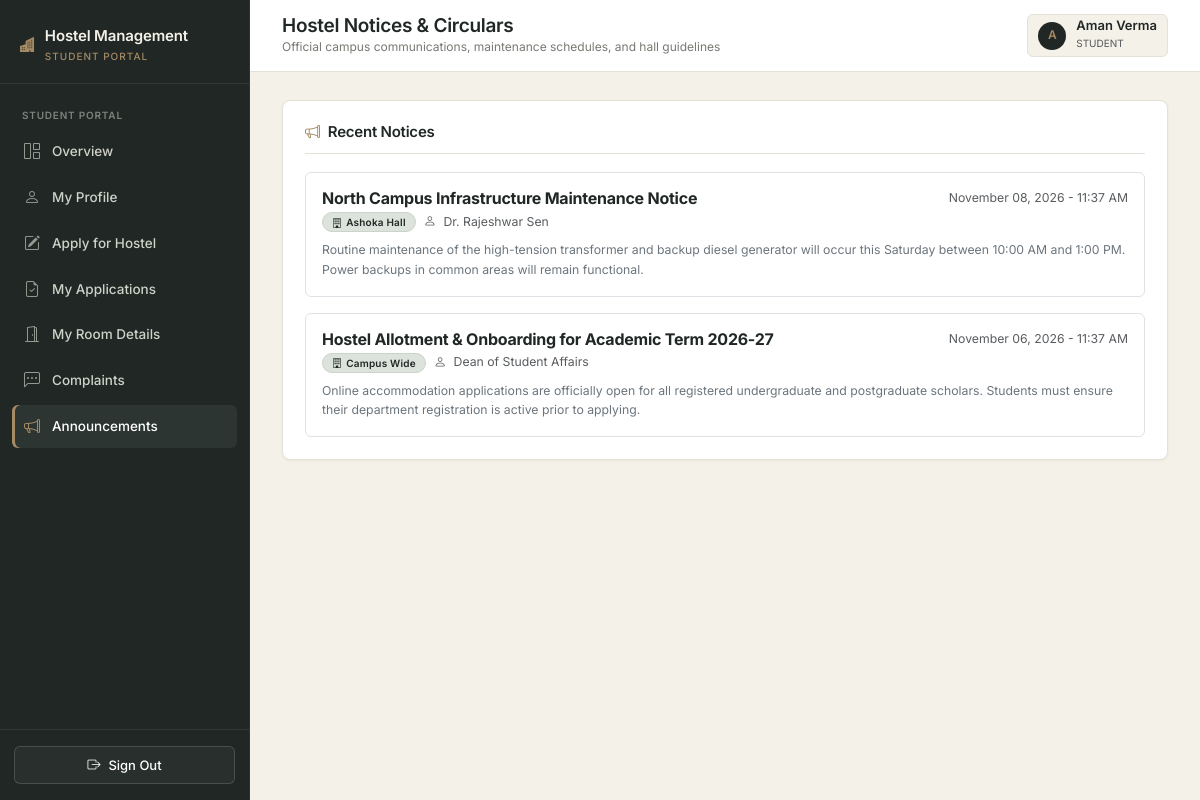
The page /student/announcements (signed in) on the database its author committed.
### hostel_allocation_system/app/models.py (models this page shows, shortened)
class User(UserMixin, db.Model):
    __tablename__ = "users"
    id = db.Column(db.Integer, primary_key=True)
    name = db.Column(db.String(100), nullable=False)
    email = db.Column(db.String(120), unique=True, nullable=False, index=True)
    password_hash = db.Column(db.String(255), nullable=False)
    role = db.Column(db.Enum("student", "warden", "admin", name="user_roles"), nullable=False)
    created_at = db.Column(db.DateTime, default=datetime.utcnow, nullable=False)
    student = db.relationship("Student", backref="user", uselist=False, cascade="all, delete-orphan")
    warden = db.relationship("Warden", backref="user", uselist=False, cascade="all, delete-orphan")

class Announcement(db.Model):
    __tablename__ = "announcements"
    id = db.Column(db.Integer, primary_key=True)
    title = db.Column(db.String(150), nullable=False)
    description = db.Column(db.Text, nullable=False)
    hostel_id = db.Column(db.Integer, db.ForeignKey("hostels.id", ondelete="CASCADE"), nullable=True)
    created_by = db.Column(db.Integer, db.ForeignKey("users.id"), nullable=False)
    created_at = db.Column(db.DateTime, default=datetime.utcnow, nullable=False)
    creator = db.relationship("User")

class Hostel(db.Model):
    __tablename__ = "hostels"
    id = db.Column(db.Integer, primary_key=True)
    hostel_name = db.Column(db.String(100), unique=True, nullable=False)
    hostel_type = db.Column(db.Enum("Boys", "Girls", "Co-ed", name="hostel_types"), nullable=False)
    address = db.Column(db.String(255), nullable=False)
    total_rooms = db.Column(db.Integer, default=0, nullable=False)
    description = db.Column(db.Text)
    rooms = db.relationship("Room", backref="hostel", cascade="all, delete-orphan", lazy="dynamic")
    wardens = db.relationship("Warden", backref="hostel", lazy="dynamic")
    complaints = db.relationship("Complaint", backref="hostel", lazy="dynamic")
    announcements = db.relationship("Announcement", backref="hostel", lazy="dynamic")

### hostel_allocation_system/app/student/routes.py (the view)
@bp.route("/announcements")
@login_required
@role_required("student")
def announcements():
    student = get_current_student()
    active_alloc = student.active_allocation
    active_app = student.active_application
    assigned_hostel_id = active_alloc.room.hostel_id if active_alloc and active_alloc.room else None
    if not assigned_hostel_id and active_app:
        assigned_hostel_id = active_app.preferred_hostel_id
    announcements_list = Announcement.query.filter(
        (Announcement.hostel_id == None) | (Announcement.hostel_id == assigned_hostel_id)
    ).order_by(Announcement.created_at.desc()).all()
    return render_template("student/announcements.html", announcements=announcements_list)

### hostel_allocation_system/app/__init__.py (called while the page is built)
@login_manager.user_loader
def load_user(user_id):
    from .models import User
    return db.session.get(User, int(user_id))

### hostel_allocation_system/app/models.py (called while the page is built)
    @property
    def active_allocation(self):
        return self.allocations.filter(Allocation.status.in_(["Allocated", "Checked-In"])).first()

    @property
    def active_application(self):
        return self.applications.filter(Application.status.in_(["Pending", "Approved"])).first()

### hostel_allocation_system/app/student/routes.py (called while the page is built)
def get_current_student():
    student = Student.query.filter_by(user_id=current_user.id).first()
    if not student:
        abort(404, description="Student profile not found.")
    return student

### hostel_allocation_system/app/templates/student/announcements.html (shortened to what this page needs)
{% extends "shared/base.html" %}
{% block page_title %}Hostel Notices & Circulars{% endblock %}
{% block page_subtitle %}Official campus communications, maintenance schedules, and hall guidelines{% endblock %}
{% block content %}
<div class="content-panel">
  <div class="panel-header">
    <h2 class="panel-title"><i class="bi bi-megaphone text-warning" style="color: var(--accent-bronze) !important;"></i> Recent Notices</h2>
  </div>
  {% if announcements %}
    <div class="d-flex flex-column gap-3">
      {% for ann in announcements %}
        <div class="p-3 border rounded bg-white">
          <div class="d-flex justify-content-between align-items-start mb-2">
            <div>
              <h3 class="h6 fw-bold mb-1">{{ ann.title }}</h3>
              <div class="d-flex align-items-center gap-2">
                <span class="custom-badge badge-neutral" style="font-size: 10px;">
                  <i class="bi bi-building me-1"></i> {{ ann.hostel.hostel_name if ann.hostel else 'Campus Wide' }}
                </span>
                <span class="text-muted small"><i class="bi bi-person me-1"></i> {{ ann.creator.name if ann.creator else 'Admin' }}</span>
              </div>
            </div>
            <span class="text-muted small">{{ ann.created_at.strftime('%B %d, %Y - %I:%M %p') }}</span>
          </div>
          <p class="text-secondary small mb-0" style="line-height: 1.6;">
            {{ ann.description }}
          </p>
        </div>
      {% endfor %}
    </div>
  {% else %}
    <div class="text-center py-5 text-muted small">No announcements posted at this time.</div>
  {% endif %}
</div>
{% endblock %}

### hostel_allocation_system/app/templates/shared/base.html (shortened to what this page needs)
<!DOCTYPE html>
<html lang="en">
<head>
  <link rel="stylesheet" href="https://cdn.jsdelivr.net/npm/bootstrap@5.3.3/dist/css/bootstrap.min.css">
  <link rel="stylesheet" href="https://cdn.jsdelivr.net/npm/bootstrap-icons@1.11.3/font/bootstrap-icons.min.css">
  <link rel="stylesheet" href="{{ url_for('static', filename='css/main.css') }}">
</head>
<body>
{% if current_user.is_authenticated %}
  <div class="app-wrapper">
    <aside class="app-sidebar">
      <div class="sidebar-header">
        <div class="sidebar-brand">
          <i class="bi bi-buildings-fill text-warning" style="color: var(--accent-bronze) !important;"></i>
          <div>
            <div>Hostel Management</div>
            <small>{{ current_user.role }} portal</small>
          </div>
        </div>
      </div>
      <nav class="sidebar-nav">
        {% if current_user.role == 'admin' %}
          <div class="nav-section-title">Institutional Overview</div>
          <a href="{{ url_for('admin.overview') }}" class="{{ 'active' if request.endpoint == 'admin.overview' else '' }}">
            <i class="bi bi-grid-1x2"></i> Overview
          </a>
          <a href="{{ url_for('admin.sheets') }}" class="{{ 'active' if request.endpoint == 'admin.sheets' else '' }}">
            <i class="bi bi-table"></i> Live Database Sheet
          </a>
          <div class="nav-section-title">Accommodations</div>
          <a href="{{ url_for('admin.hostels') }}" class="{{ 'active' if request.endpoint == 'admin.hostels' else '' }}">
            <i class="bi bi-building"></i> Hostels
          </a>
          <a href="{{ url_for('admin.rooms') }}" class="{{ 'active' if request.endpoint == 'admin.rooms' else '' }}">
            <i class="bi bi-door-open"></i> Rooms & Beds
          </a>
          <a href="{{ url_for('admin.allocations') }}" class="{{ 'active' if request.endpoint == 'admin.allocations' else '' }}">
            <i class="bi bi-key"></i> Room Allocation
          </a>
          <div class="nav-section-title">Admissions & Students</div>
          <a href="{{ url_for('admin.applications') }}" class="{{ 'active' if request.endpoint == 'admin.applications' else '' }}">
            <i class="bi bi-file-earmark-text"></i> Applications
          </a>
          <a href="{{ url_for('admin.students') }}" class="{{ 'active' if request.endpoint == 'admin.students' else '' }}">
            <i class="bi bi-people"></i> Students
          </a>
          <a href="{{ url_for('admin.wardens') }}" class="{{ 'active' if request.endpoint == 'admin.wardens' else '' }}">
            <i class="bi bi-person-badge"></i> Wardens
          </a>
          <div class="nav-section-title">Administration</div>
          <a href="{{ url_for('admin.complaints') }}" class="{{ 'active' if request.endpoint == 'admin.complaints' else '' }}">
            <i class="bi bi-chat-left-dots"></i> Complaints
          </a>
          <a href="{{ url_for('admin.announcements') }}" class="{{ 'active' if request.endpoint == 'admin.announcements' else '' }}">
            <i class="bi bi-megaphone"></i> Announcements
          </a>
          <a href="{{ url_for('admin.reports') }}" class="{{ 'active' if request.endpoint == 'admin.reports' else '' }}">
            <i class="bi bi-bar-chart"></i> Reports
          </a>
          <a href="{{ url_for('admin.settings') }}" class="{{ 'active' if request.endpoint == 'admin.settings' else '' }}">
            <i class="bi bi-gear-wide-connected"></i> Settings
          </a>
        {% else %}
          <div class="nav-section-title">Student Portal</div>
          <a href="{{ url_for('student.overview') }}" class="{{ 'active' if request.endpoint == 'student.overview' else '' }}">
            <i class="bi bi-grid-1x2"></i> Overview
          </a>
          <a href="{{ url_for('student.profile') }}" class="{{ 'active' if request.endpoint == 'student.profile' else '' }}">
            <i class="bi bi-person"></i> My Profile
          </a>
          <a href="{{ url_for('student.apply') }}" class="{{ 'active' if request.endpoint == 'student.apply' else '' }}">
            <i class="bi bi-pencil-square"></i> Apply for Hostel
          </a>
          <a href="{{ url_for('student.applications') }}" class="{{ 'active' if request.endpoint == 'student.applications' else '' }}">
            <i class="bi bi-file-earmark-check"></i> My Applications
          </a>
          <a href="{{ url_for('student.room') }}" class="{{ 'active' if request.endpoint == 'student.room' else '' }}">
            <i class="bi bi-door-open"></i> My Room Details
          </a>
          <a href="{{ url_for('student.complaints') }}" class="{{ 'active' if request.endpoint == 'student.complaints' else '' }}">
            <i class="bi bi-chat-left-dots"></i> Complaints
          </a>
          <a href="{{ url_for('student.announcements') }}" class="{{ 'active' if request.endpoint == 'student.announcements' else '' }}">
            <i class="bi bi-megaphone"></i> Announcements
          </a>
        {% endif %}
      </nav>
      <div class="sidebar-footer">
        <a href="{{ url_for('auth.logout') }}" class="btn-custom btn-outline-custom w-100 justify-content-center text-white" style="border-color: rgba(255,255,255,0.15); background: rgba(255,255,255,0.04);">
          <i class="bi bi-box-arrow-right"></i> Sign Out
        </a>
      </div>
    </aside>
    <div class="app-main">
      <header class="app-topbar">
        <div class="d-flex align-items-center gap-3">
          <div class="topbar-title">
            <h1>{% block page_title %}Dashboard{% endblock %}</h1>
            <div class="breadcrumb-sub">{% block page_subtitle %}{{ college_name }}{% endblock %}</div>
          </div>
        </div>
        <div class="topbar-actions">
          <div class="user-profile-badge">
            <div class="user-avatar">{{ current_user.name[:1] }}</div>
            <div>
              <div class="fw-semibold lh-1">{{ current_user.name }}</div>
              <small class="text-muted text-uppercase" style="font-size: 10px;">{{ current_user.role }}</small>
            </div>
          </div>
        </div>
      </header>
      <div class="app-content">
        {% block content %}{% endblock %}
      </div>
    </div>
  </div>
{% endif %}
</body>
</html>

### rows shown on the page
User: role "STUDENT", name "A", name "Aman Verma"
Announcement: title "North Campus Infrastructure Maintenance Notice", hostel "Ashoka Hall", creator "Dr. Rajeshwar Sen", created_at "November 08, 2026 - 11:37 AM", description "Routine maintenance of the high-tension transformer and backup diesel generator will occur this Saturday between 10:00 AM and 1:00 PM. Power backups in common areas will remain functional."
Announcement: title "Hostel Allotment & Onboarding for Academic Term 2026-27", hostel "Campus Wide", creator "Dean of Student Affairs", created_at "November 06, 2026 - 11:37 AM", description "Online accommodation applications are officially open for all registered undergraduate and postgraduate scholars. Students must ensure their department registration is active prior to applying."
